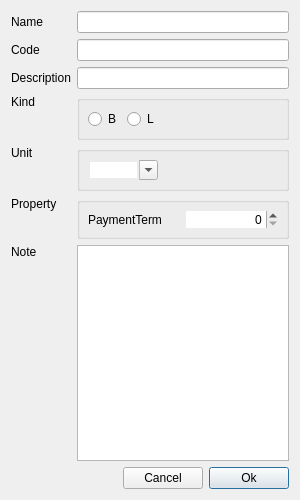
<?xml version="1.0" encoding="UTF-8"?>
<ui version="4.0">
 <class>InsertNodeStakeholder</class>
 <widget class="QDialog" name="InsertNodeStakeholder">
  <property name="geometry">
   <rect>
    <x>0</x>
    <y>0</y>
    <width>300</width>
    <height>500</height>
   </rect>
  </property>
  <layout class="QGridLayout" name="gridLayout_4">
   <item row="9" column="0">
    <widget class="QLabel" name="labProperty">
     <property name="sizePolicy">
      <sizepolicy hsizetype="Preferred" vsizetype="Preferred">
       <horstretch>0</horstretch>
       <verstretch>0</verstretch>
      </sizepolicy>
     </property>
     <property name="text">
      <string>Property</string>
     </property>
     <property name="alignment">
      <set>Qt::AlignmentFlag::AlignLeading|Qt::AlignmentFlag::AlignLeft|Qt::AlignmentFlag::AlignTop</set>
     </property>
    </widget>
   </item>
   <item row="2" column="0">
    <widget class="QLabel" name="labDescription">
     <property name="text">
      <string>Description</string>
     </property>
     <property name="buddy">
      <cstring>lineEditDescription</cstring>
     </property>
    </widget>
   </item>
   <item row="0" column="1" colspan="3">
    <widget class="LineEdit" name="lineEditName">
     <property name="sizePolicy">
      <sizepolicy hsizetype="Expanding" vsizetype="Fixed">
       <horstretch>0</horstretch>
       <verstretch>0</verstretch>
      </sizepolicy>
     </property>
    </widget>
   </item>
   <item row="11" column="0" colspan="2">
    <spacer name="horizontalSpacer">
     <property name="orientation">
      <enum>Qt::Orientation::Horizontal</enum>
     </property>
     <property name="sizeHint" stdset="0">
      <size>
       <width>111</width>
       <height>20</height>
      </size>
     </property>
    </spacer>
   </item>
   <item row="6" column="1" colspan="3">
    <widget class="QGroupBox" name="groupBox_3">
     <property name="title">
      <string/>
     </property>
     <layout class="QGridLayout" name="gridLayout_2">
      <property name="leftMargin">
       <number>8</number>
      </property>
      <property name="topMargin">
       <number>8</number>
      </property>
      <property name="rightMargin">
       <number>8</number>
      </property>
      <property name="bottomMargin">
       <number>8</number>
      </property>
      <property name="spacing">
       <number>-1</number>
      </property>
      <item row="0" column="3">
       <spacer name="horizontalSpacer_4">
        <property name="orientation">
         <enum>Qt::Orientation::Horizontal</enum>
        </property>
        <property name="sizeHint" stdset="0">
         <size>
          <width>19</width>
          <height>5</height>
         </size>
        </property>
       </spacer>
      </item>
      <item row="0" column="1">
       <widget class="QRadioButton" name="rBtnLeaf">
        <property name="toolTip">
         <string>Leaf</string>
        </property>
        <property name="text">
         <string notr="true">L</string>
        </property>
       </widget>
      </item>
      <item row="0" column="0">
       <widget class="QRadioButton" name="rBtnBranch">
        <property name="toolTip">
         <string>Branch</string>
        </property>
        <property name="text">
         <string notr="true">B</string>
        </property>
       </widget>
      </item>
     </layout>
    </widget>
   </item>
   <item row="10" column="1" colspan="3">
    <widget class="PlainTextEdit" name="plainTextEdit">
     <property name="tabChangesFocus">
      <bool>true</bool>
     </property>
    </widget>
   </item>
   <item row="10" column="0">
    <widget class="QLabel" name="labNote">
     <property name="sizePolicy">
      <sizepolicy hsizetype="Preferred" vsizetype="Expanding">
       <horstretch>0</horstretch>
       <verstretch>0</verstretch>
      </sizepolicy>
     </property>
     <property name="text">
      <string>Note</string>
     </property>
     <property name="alignment">
      <set>Qt::AlignmentFlag::AlignLeading|Qt::AlignmentFlag::AlignLeft|Qt::AlignmentFlag::AlignTop</set>
     </property>
     <property name="buddy">
      <cstring>plainTextEdit</cstring>
     </property>
    </widget>
   </item>
   <item row="0" column="0">
    <widget class="QLabel" name="labName">
     <property name="sizePolicy">
      <sizepolicy hsizetype="Fixed" vsizetype="Preferred">
       <horstretch>0</horstretch>
       <verstretch>0</verstretch>
      </sizepolicy>
     </property>
     <property name="text">
      <string>Name</string>
     </property>
     <property name="buddy">
      <cstring>lineEditName</cstring>
     </property>
    </widget>
   </item>
   <item row="11" column="2">
    <widget class="QPushButton" name="pBtnCancel">
     <property name="sizePolicy">
      <sizepolicy hsizetype="Fixed" vsizetype="Fixed">
       <horstretch>0</horstretch>
       <verstretch>0</verstretch>
      </sizepolicy>
     </property>
     <property name="text">
      <string>Cancel</string>
     </property>
    </widget>
   </item>
   <item row="11" column="3">
    <widget class="QPushButton" name="pBtnOk">
     <property name="sizePolicy">
      <sizepolicy hsizetype="Fixed" vsizetype="Fixed">
       <horstretch>0</horstretch>
       <verstretch>0</verstretch>
      </sizepolicy>
     </property>
     <property name="text">
      <string>Ok</string>
     </property>
     <property name="default">
      <bool>true</bool>
     </property>
    </widget>
   </item>
   <item row="8" column="0">
    <widget class="QLabel" name="labUnit">
     <property name="toolTip">
      <string>Cannot be changed once set. Delete and recreate to modify.</string>
     </property>
     <property name="text">
      <string>Unit</string>
     </property>
     <property name="alignment">
      <set>Qt::AlignmentFlag::AlignLeading|Qt::AlignmentFlag::AlignLeft|Qt::AlignmentFlag::AlignTop</set>
     </property>
    </widget>
   </item>
   <item row="2" column="1" colspan="3">
    <widget class="LineEdit" name="lineEditDescription">
     <property name="sizePolicy">
      <sizepolicy hsizetype="Expanding" vsizetype="Fixed">
       <horstretch>0</horstretch>
       <verstretch>0</verstretch>
      </sizepolicy>
     </property>
    </widget>
   </item>
   <item row="1" column="0">
    <widget class="QLabel" name="labCode">
     <property name="text">
      <string>Code</string>
     </property>
     <property name="buddy">
      <cstring>lineEditCode</cstring>
     </property>
    </widget>
   </item>
   <item row="1" column="1" colspan="3">
    <widget class="LineEdit" name="lineEditCode">
     <property name="sizePolicy">
      <sizepolicy hsizetype="Expanding" vsizetype="Fixed">
       <horstretch>0</horstretch>
       <verstretch>0</verstretch>
      </sizepolicy>
     </property>
    </widget>
   </item>
   <item row="6" column="0">
    <widget class="QLabel" name="labKind">
     <property name="sizePolicy">
      <sizepolicy hsizetype="Preferred" vsizetype="Preferred">
       <horstretch>0</horstretch>
       <verstretch>0</verstretch>
      </sizepolicy>
     </property>
     <property name="toolTip">
      <string>Cannot be changed once set. Delete and recreate to modify.</string>
     </property>
     <property name="text">
      <string>Kind</string>
     </property>
     <property name="alignment">
      <set>Qt::AlignmentFlag::AlignLeading|Qt::AlignmentFlag::AlignLeft|Qt::AlignmentFlag::AlignTop</set>
     </property>
     <property name="buddy">
      <cstring>rBtnDICD</cstring>
     </property>
    </widget>
   </item>
   <item row="8" column="1" colspan="3">
    <widget class="QGroupBox" name="groupBox">
     <layout class="QGridLayout" name="gridLayout_5">
      <property name="leftMargin">
       <number>8</number>
      </property>
      <property name="topMargin">
       <number>8</number>
      </property>
      <property name="rightMargin">
       <number>8</number>
      </property>
      <property name="bottomMargin">
       <number>8</number>
      </property>
      <item row="0" column="0">
       <widget class="ComboBox" name="comboUnit">
        <property name="editable">
         <bool>true</bool>
        </property>
        <property name="insertPolicy">
         <enum>QComboBox::InsertPolicy::NoInsert</enum>
        </property>
        <property name="sizeAdjustPolicy">
         <enum>QComboBox::SizeAdjustPolicy::AdjustToContents</enum>
        </property>
        <property name="frame">
         <bool>false</bool>
        </property>
       </widget>
      </item>
      <item row="0" column="1">
       <spacer name="horizontalSpacer_3">
        <property name="orientation">
         <enum>Qt::Orientation::Horizontal</enum>
        </property>
        <property name="sizeHint" stdset="0">
         <size>
          <width>40</width>
          <height>20</height>
         </size>
        </property>
       </spacer>
      </item>
     </layout>
    </widget>
   </item>
   <item row="9" column="1" colspan="3">
    <widget class="QGroupBox" name="groupBoxProperty">
     <layout class="QGridLayout" name="gridLayout_3">
      <property name="leftMargin">
       <number>8</number>
      </property>
      <property name="topMargin">
       <number>8</number>
      </property>
      <property name="rightMargin">
       <number>8</number>
      </property>
      <property name="bottomMargin">
       <number>8</number>
      </property>
      <property name="spacing">
       <number>-1</number>
      </property>
      <item row="0" column="2">
       <widget class="QSpinBox" name="spinPaymentPeriod">
        <property name="frame">
         <bool>false</bool>
        </property>
        <property name="alignment">
         <set>Qt::AlignmentFlag::AlignRight|Qt::AlignmentFlag::AlignTrailing|Qt::AlignmentFlag::AlignVCenter</set>
        </property>
        <property name="maximum">
         <number>99999</number>
        </property>
       </widget>
      </item>
      <item row="0" column="0">
       <widget class="QLabel" name="labelPaymentTerm">
        <property name="text">
         <string>PaymentTerm</string>
        </property>
       </widget>
      </item>
     </layout>
    </widget>
   </item>
  </layout>
 </widget>
 <customwidgets>
  <customwidget>
   <class>LineEdit</class>
   <extends>QLineEdit</extends>
   <header location="global">widget/lineedit.h</header>
  </customwidget>
  <customwidget>
   <class>ComboBox</class>
   <extends>QComboBox</extends>
   <header location="global">widget/combobox.h</header>
  </customwidget>
  <customwidget>
   <class>PlainTextEdit</class>
   <extends>QPlainTextEdit</extends>
   <header location="global">widget/plaintextedit.h</header>
  </customwidget>
 </customwidgets>
 <tabstops>
  <tabstop>lineEditName</tabstop>
  <tabstop>lineEditCode</tabstop>
  <tabstop>plainTextEdit</tabstop>
  <tabstop>pBtnOk</tabstop>
  <tabstop>pBtnCancel</tabstop>
 </tabstops>
 <resources/>
 <connections>
  <connection>
   <sender>pBtnCancel</sender>
   <signal>clicked()</signal>
   <receiver>InsertNodeStakeholder</receiver>
   <slot>reject()</slot>
   <hints>
    <hint type="sourcelabel">
     <x>325</x>
     <y>581</y>
    </hint>
    <hint type="destinationlabel">
     <x>219</x>
     <y>574</y>
    </hint>
   </hints>
  </connection>
  <connection>
   <sender>pBtnOk</sender>
   <signal>clicked()</signal>
   <receiver>InsertNodeStakeholder</receiver>
   <slot>accept()</slot>
   <hints>
    <hint type="sourcelabel">
     <x>389</x>
     <y>587</y>
    </hint>
    <hint type="destinationlabel">
     <x>45</x>
     <y>569</y>
    </hint>
   </hints>
  </connection>
 </connections>
</ui>
